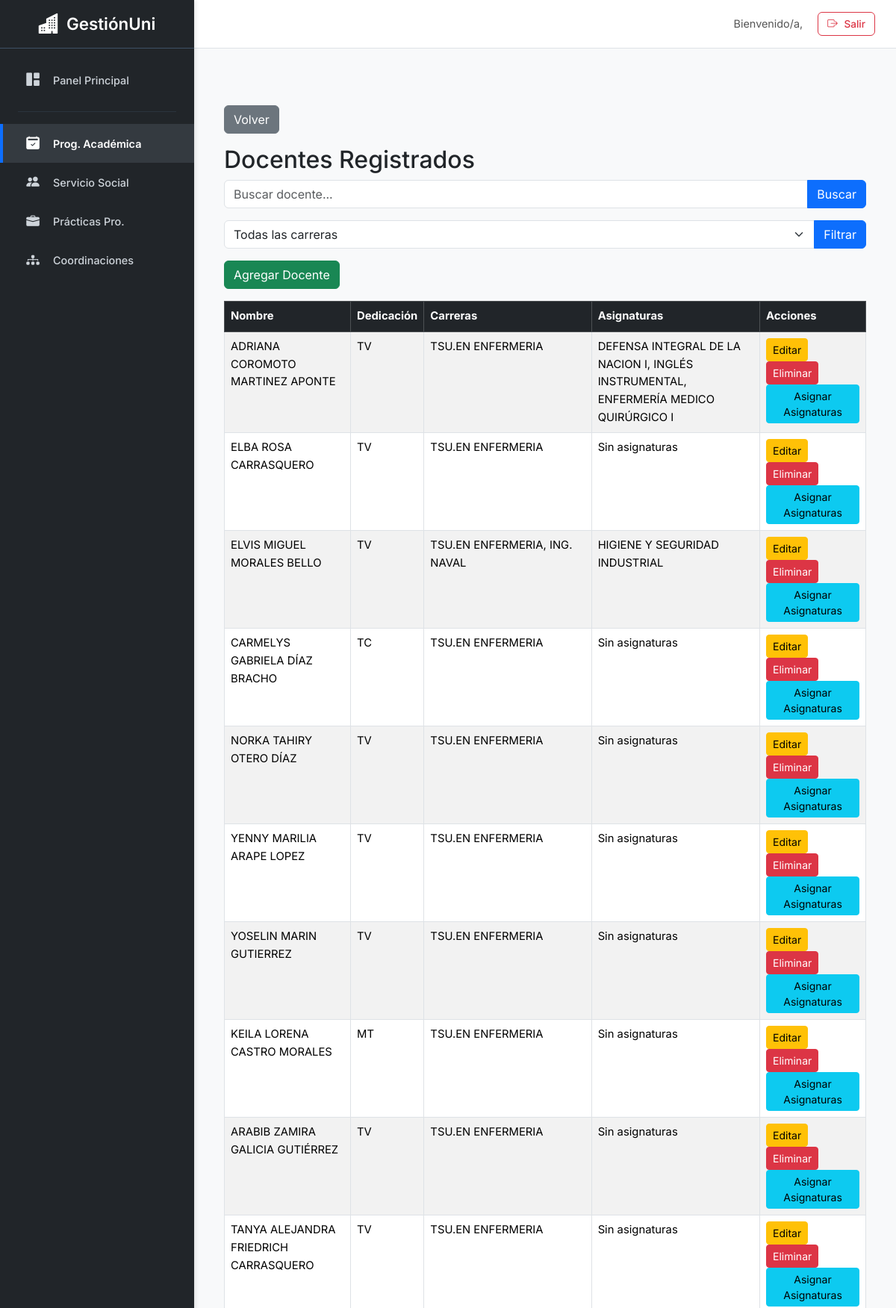
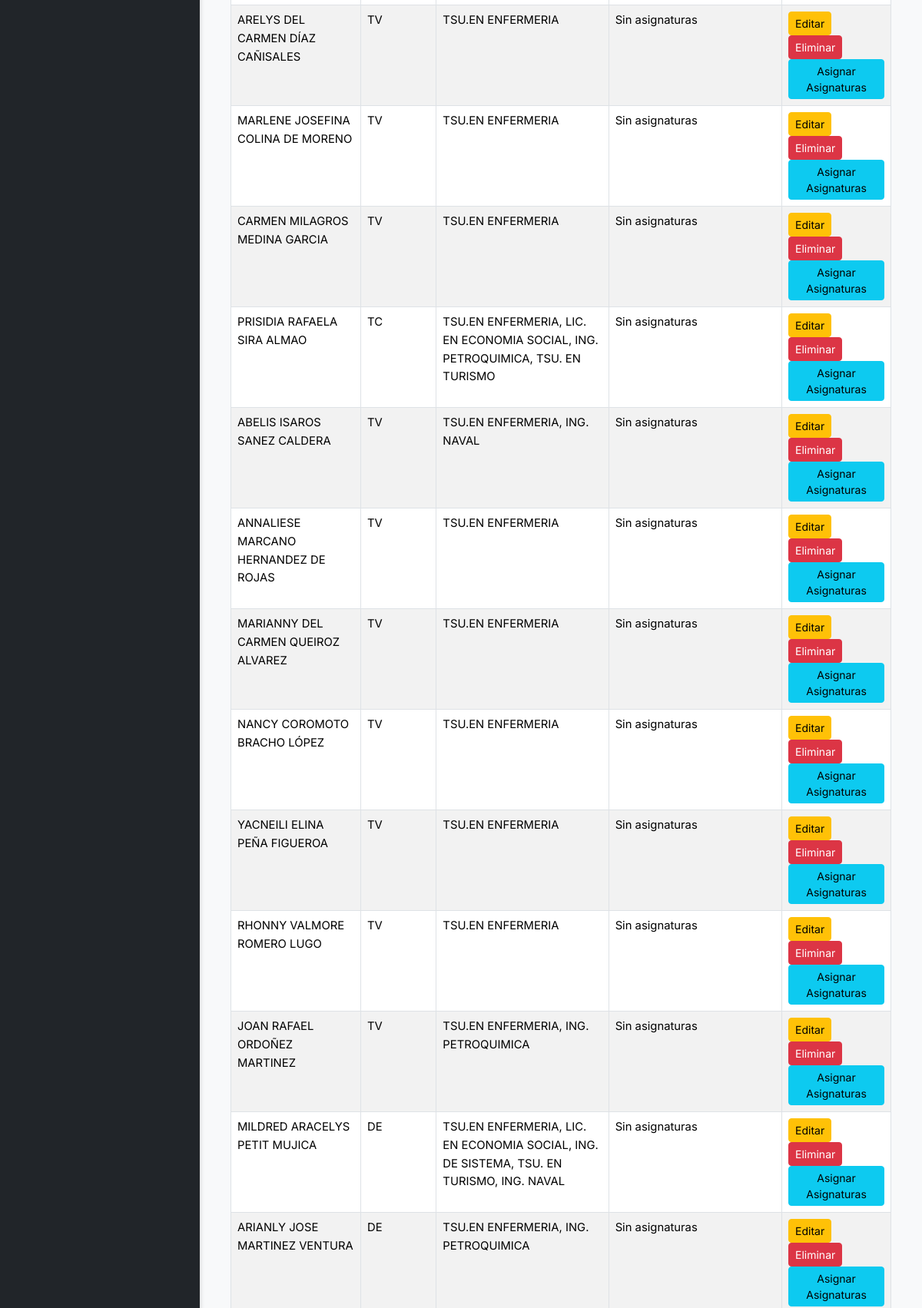
The app's page /programacion/docentes/ (upper part) with its own data (2 pictures, top to bottom).
### programacion/models.py (models this page shows, shortened)
class Docente(models.Model):
    nombre = models.CharField(max_length=100, unique=True)
    dedicacion = models.CharField(max_length=50)
    carreras = models.ManyToManyField(Carrera, related_name='docentes', blank=True)

class Carrera(models.Model):
    nombre = models.CharField(max_length=100, unique=True)

class ProgramacionAcademica(models.Model):
    docente = models.ForeignKey(Docente, on_delete=models.CASCADE)
    asignatura = models.ForeignKey(Asignatura, on_delete=models.CASCADE)
    periodo = models.ForeignKey(Periodo, on_delete=models.CASCADE)
    fue_evaluada = models.BooleanField(default=False)
    fecha_evaluacion = models.DateField(null=True, blank=True)
    entrego_autoevaluacion = models.BooleanField(default=False)
    evaluacion_estudiante = models.DecimalField(max_digits=5, decimal_places=2, null=True, blank=True)
    docente_evaluador = models.ForeignKey(Docente, related_name='evaluaciones_realizadas', on_delete=models.CASCADE, null=True, blank=True)
    acompanamiento_docente = models.BooleanField(default=False)
    autoevaluacion = models.DecimalField(max_digits=5, decimal_places=2, null=True, blank=True)
    juicio_valor = models.CharField(max_length=100, blank=True, null=True)
    class Meta:
        unique_together = ('docente', 'asignatura', 'periodo')

class Asignatura(models.Model):
    nombre = models.CharField(max_length=100)
    codigo = models.CharField(max_length=20, blank=True)
    semestre = models.CharField(max_length=20, blank=True)
    horas_teoricas = models.PositiveIntegerField(default=0)
    horas_practicas = models.PositiveIntegerField(default=0)
    horas_laboratorio = models.PositiveIntegerField(default=0)
    diurno = models.CharField(max_length=10, blank=True)
    uc = models.CharField(max_length=10, blank=True)
    requisitos = models.CharField(max_length=200, blank=True)
    carrera = models.ForeignKey(Carrera, on_delete=models.CASCADE, related_name='asignaturas')
    class Meta:
        unique_together = ('nombre', 'carrera')

### programacion/views.py (the view)
# urls.py: path('docentes/', views.docentes, name='docentes'),
def docentes(request):
    query = request.GET.get('q', '')
    carrera_id = request.GET.get('carrera')
    carreras = Carrera.objects.all()
    docentes = Docente.objects.all()
    if query:
        docentes = docentes.filter(
            Q(nombre__icontains=query) | Q(dedicacion__icontains=query)
        )
    if carrera_id:
        docentes = docentes.filter(carreras__id=carrera_id)
    return render(request, 'docentes.html', {
        'docentes': docentes,
        'carreras': carreras,
        'carrera_id': carrera_id,
        'query': query,
    })

### programacion/templates/docentes.html (shortened to what this page needs)
{% extends "interfaz.html" %}
{% block content %}
<div class="container mt-5">
    <a href="{% url 'programacion:menu_programacion' %}" class="btn btn-secondary mb-3">Volver</a>
    <h2>Docentes Registrados</h2>
    <form method="get" class="mb-3">
        <div class="input-group">
            <input type="text" name="q" class="form-control" placeholder="Buscar docente..." value="{{ query }}">
            <button class="btn btn-primary" type="submit">Buscar</button>
        </div>
    </form>
    <form method="get" class="mb-3">
        <div class="input-group">
            <select name="carrera" class="form-select">
                <option value="">Todas las carreras</option>
            </select>
            <button class="btn btn-primary" type="submit">Filtrar</button>
        </div>
    </form>
    <a href="{% url 'programacion:agregar_docente' %}" class="btn btn-success mb-3">Agregar Docente</a>
    <div class="table-responsive">
        <table class="table table-bordered table-striped">
            <thead class="table-dark">
                <tr>
                    <th>Nombre</th>
                    <th>Dedicación</th>
                    <th>Carreras</th>
                    <th>Asignaturas</th>
                    <th>Acciones</th>
                </tr>
            </thead>
            <tbody>
                {% for docente in docentes %}
                <tr>
                    <td>{{ docente.nombre }}</td>
                    <td>{{ docente.dedicacion }}</td>
                    <td>
                        {% for carrera in docente.carreras.all %}
                            {{ carrera.nombre }}{% if not forloop.last %}, {% endif %}
                        {% empty %}
                            Sin carrera
                        {% endfor %}
                    </td>
                    <td>
                        {% with asignaturas=docente.programacionacademica_set.all %}
                            {% if asignaturas %}
                                {% for prog in asignaturas %}
                                    {{ prog.asignatura.nombre }}{% if not forloop.last %}, {% endif %}
                                {% endfor %}
                            {% else %}
                                Sin asignaturas
                            {% endif %}
                        {% endwith %}
                    </td>
                    <td>
                        <a href="{% url 'programacion:editar_docente' docente.id %}" class="btn btn-sm btn-warning">Editar</a>
                        <a href="{% url 'programacion:eliminar_docente' docente.id %}" class="btn btn-sm btn-danger">Eliminar</a>
                        <a href="{% url 'programacion:asignar_asignaturas' docente.id %}" class="btn btn-sm btn-info">Asignar Asignaturas</a>
                    </td>
                </tr>
                {% empty %}
                <tr>
                    <td colspan="5" class="text-center">No hay docentes registrados.</td>
                </tr>
                {% endfor %}
            </tbody>
        </table>
    </div>
</div>
{% endblock %}

### templates/interfaz.html (style rules this page uses)
:root { --sidebar-width: 260px; --topbar-height: 65px; --primary-accent-color: #0d6efd; --sidebar-bg: #212529; --sidebar-link-color: #ced4da; --sidebar-link-hover-bg: #343a40; --sidebar-link-active-color: #ffffff; --sidebar-brand-color: #ffffff; --content-bg: #f8f9fa; --text-color-main: #212529; --border-color-soft: #dee2e6; }
body { font-family: 'Inter', sans-serif; background-color: var(--content-bg); padding-left: var(--sidebar-width); padding-top: var(--topbar-height); color: var(--text-color-main); font-size: 0.925rem; line-height: 1.6; }

### records on screen
Docente: nombre "ADRIANA COROMOTO MARTINEZ APONTE", dedicacion "TV"
Carrera: nombre "TSU.EN ENFERMERIA"
ProgramacionAcademica: asignatura.nombre "DEFENSA INTEGRAL DE LA NACION I"
ProgramacionAcademica: asignatura.nombre "INGLÉS INSTRUMENTAL"
ProgramacionAcademica: asignatura.nombre "ENFERMERÍA MEDICO QUIRÚRGICO I"
Docente: nombre "ELBA ROSA CARRASQUERO", dedicacion "TV", shows "Sin asignaturas"
Docente: nombre "ELVIS MIGUEL MORALES BELLO", dedicacion "TV"
Carrera: nombre "ING. NAVAL"
ProgramacionAcademica: asignatura.nombre "HIGIENE Y SEGURIDAD INDUSTRIAL"
Docente: nombre "CARMELYS GABRIELA DÍAZ BRACHO", dedicacion "TC", shows "Sin asignaturas"
Docente: nombre "NORKA TAHIRY OTERO DÍAZ", dedicacion "TV", shows "Sin asignaturas"
Docente: nombre "YENNY MARILIA ARAPE LOPEZ", dedicacion "TV", shows "Sin asignaturas"
Docente: nombre "YOSELIN MARIN GUTIERREZ", dedicacion "TV", shows "Sin asignaturas"
Docente: nombre "KEILA LORENA CASTRO MORALES", dedicacion "MT", shows "Sin asignaturas"
Docente: nombre "ARABIB ZAMIRA GALICIA GUTIÉRREZ", dedicacion "TV", shows "Sin asignaturas"
Docente: nombre "TANYA ALEJANDRA FRIEDRICH CARRASQUERO", dedicacion "TV", shows "Sin asignaturas"
Docente: nombre "ARELYS DEL CARMEN DÍAZ CAÑISALES", dedicacion "TV", shows "Sin asignaturas"
Docente: nombre "MARLENE JOSEFINA COLINA DE MORENO", dedicacion "TV", shows "Sin asignaturas"
Docente: nombre "CARMEN MILAGROS MEDINA GARCIA", dedicacion "TV", shows "Sin asignaturas"
Docente: nombre "PRISIDIA RAFAELA SIRA ALMAO", dedicacion "TC", shows "Sin asignaturas"
Carrera: nombre "LIC. EN ECONOMIA SOCIAL"
Carrera: nombre "ING. PETROQUIMICA"
Carrera: nombre "TSU. EN TURISMO"
Docente: nombre "ABELIS ISAROS SANEZ CALDERA", dedicacion "TV", shows "Sin asignaturas"
Docente: nombre "ANNALIESE MARCANO HERNANDEZ DE ROJAS", dedicacion "TV", shows "Sin asignaturas"
Docente: nombre "MARIANNY DEL CARMEN QUEIROZ ALVAREZ", dedicacion "TV", shows "Sin asignaturas"
Docente: nombre "NANCY COROMOTO BRACHO LÓPEZ", dedicacion "TV", shows "Sin asignaturas"
Docente: nombre "YACNEILI ELINA PEÑA FIGUEROA", dedicacion "TV", shows "Sin asignaturas"
Docente: nombre "RHONNY VALMORE ROMERO LUGO", dedicacion "TV", shows "Sin asignaturas"
Docente: nombre "JOAN RAFAEL ORDOÑEZ MARTINEZ", dedicacion "TV", shows "Sin asignaturas"
Docente: nombre "MILDRED ARACELYS PETIT MUJICA", dedicacion "DE", shows "Sin asignaturas"
Carrera: nombre "ING. DE SISTEMA"
Docente: nombre "ARIANLY JOSE MARTINEZ VENTURA", dedicacion "DE", shows "Sin asignaturas"
